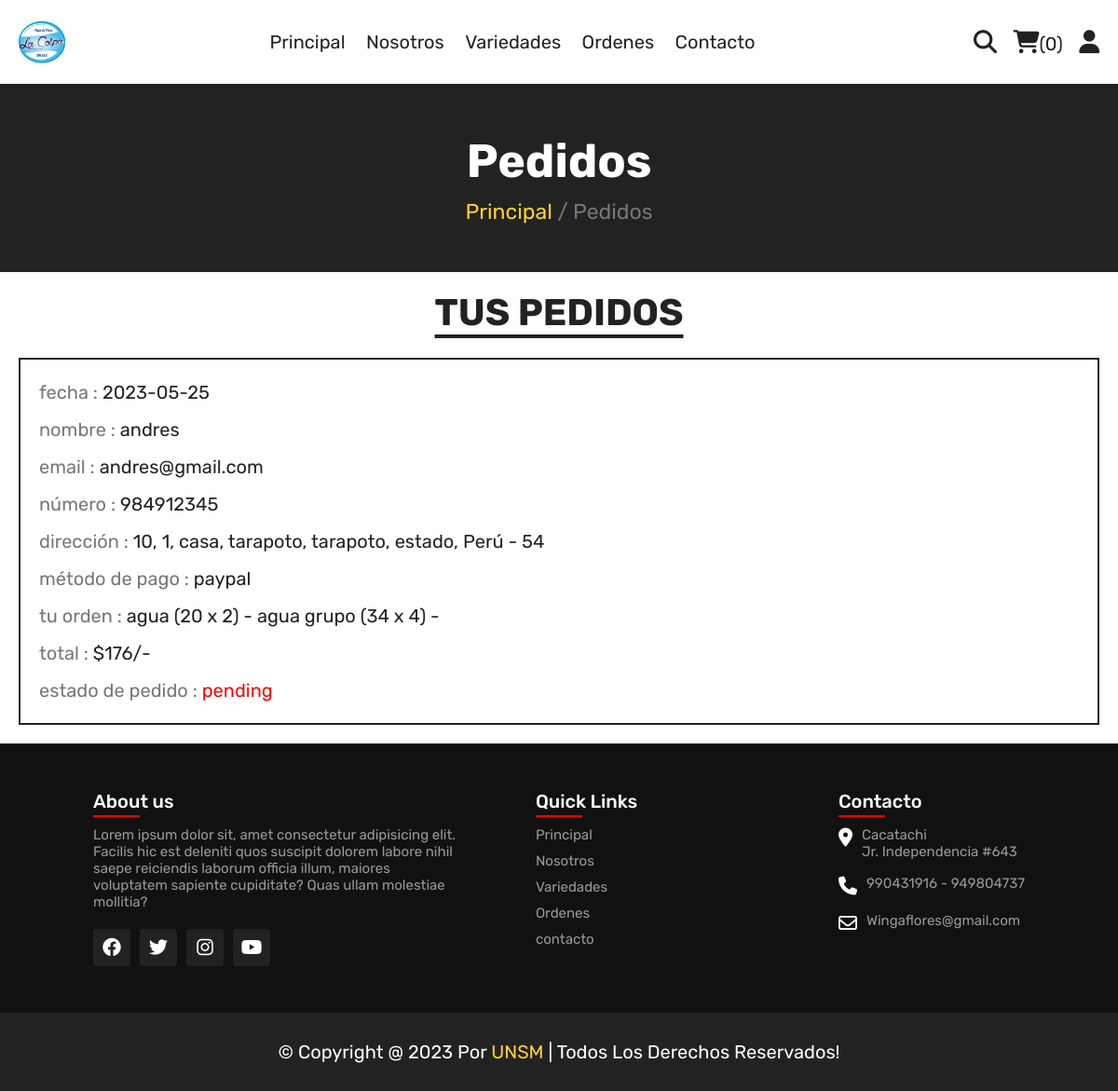
Page /orders.php (signed in) on the committed database.
### tables this page shows
CREATE TABLE `orders` (
  `id` int(100) NOT NULL,
  `user_id` int(100) NOT NULL,
  `name` varchar(20) NOT NULL,
  `number` varchar(10) NOT NULL,
  `email` varchar(50) NOT NULL,
  `method` varchar(50) NOT NULL,
  `address` varchar(500) NOT NULL,
  `total_products` varchar(1000) NOT NULL,
  `total_price` int(100) NOT NULL,
  `placed_on` date NOT NULL DEFAULT current_timestamp(),
  `payment_status` varchar(20) NOT NULL DEFAULT 'pending'
);

### orders.php (the view, shortened to what this page needs)
<?php
include 'components/connect.php';
if (isset($_SESSION['user_id'])) {
  $user_id = $_SESSION['user_id'];
} else {
  $user_id = '';
  header('location:home.php');
};
?>
<!DOCTYPE html>
<html lang="en">
<head>
  <link rel="stylesheet" href="https://cdnjs.cloudflare.com/ajax/libs/font-awesome/6.1.1/css/all.min.css">
  <link rel="stylesheet" href="css/style.css">
</head>
<body>
  <?php include 'components/user_header.php'; ?>
  <div class="heading">
    <h3>Pedidos</h3>
    <p><a href="html.php">Principal</a> <span> / Pedidos</span></p>
  </div>
  <section class="orders">
    <h1 class="title">tus pedidos</h1>
    <div class="box-container">
      <?php
      if ($user_id == '') {
        echo '<p class="empty">porfavor ingrese con el su usuario</p>';
      } else {
        $select_orders = $conn->prepare("SELECT * FROM `orders` WHERE user_id = ?");
        $select_orders->execute([$user_id]);
        if ($select_orders->rowCount() > 0) {
          while ($fetch_orders = $select_orders->fetch(PDO::FETCH_ASSOC)) {
      ?>
            <div class="box">
              <p>fecha : <span><?= $fetch_orders['placed_on']; ?></span></p>
              <p>nombre : <span><?= $fetch_orders['name']; ?></span></p>
              <p>email : <span><?= $fetch_orders['email']; ?></span></p>
              <p>número : <span><?= $fetch_orders['number']; ?></span></p>
              <p>dirección : <span><?= $fetch_orders['address']; ?></span></p>
              <p>método de pago : <span><?= $fetch_orders['method']; ?></span></p>
              <p>tu orden : <span><?= $fetch_orders['total_products']; ?></span></p>
              <p>total : <span>$<?= $fetch_orders['total_price']; ?>/-</span></p>
              <p> estado de pedido : <span style="color:<?php if ($fetch_orders['payment_status'] == 'pending') {
                                                          echo 'red';
                                                        } else {
                                                          echo 'green';
                                                        }; ?>"><?= $fetch_orders['payment_status']; ?></span> </p>
            </div>
      <?php
          }
        } else {
          echo '<p class="empty">no hay ordenes registradas!</p>';
        }
      }
      ?>
    </div>
  </section>
  <?php include 'components/footer.php'; ?>
</body>
</html>

### css/style.css (style rules this page uses)
:root { --yellow:#fed330; --red:#e74c3c; --white:#fff; --black:#222; --light-color:#777; --border:.2rem solid var(--black); }
* { font-family: 'Rubik', sans-serif; margin:0; padding:0; box-sizing: border-box; outline: none; border: none; text-decoration: none; }
html { font-size: 62.5%; overflow-x: hidden; scroll-behavior: smooth; stop-opacity: 7rem; }
section { margin:0 auto; max-width: 1200px; padding:2rem; }
.title { text-align: center; margin-bottom: 2.5rem; font-size: 4rem; color:var(--black); text-transform: uppercase; text-decoration: underline; text-underline-offset: 1rem; }
.heading { display: flex; align-items: center; justify-content: center; gap:1rem; flex-flow: column; background-color: var(--black); min-height: 20rem; }
.heading h3 { font-size: 5rem; color:var(--white); text-transform: capitalize; }
.heading p { font-size: 2.3rem; color:var(--light-color); }
.heading p a { color:var(--yellow); }
.orders .box-container { display: flex; flex-wrap: wrap; gap:1.5rem; align-items: flex-start; }
.orders .box-container .box { padding:1rem 2rem; border:var(--border); flex:1 1 40rem; }
.orders .box-container .box p { line-height: 1.5; margin:1rem 0; font-size: 2rem; color:var(--light-color); }
.orders .box-container .box p span { color:var(--black); }

### rows in the picture
orders: placed_on "2023-05-25", name "andres", email "andres@gmail.com", number "984912345", address "10, 1, casa, tarapoto, tarapoto, estado, Perú - 54", method "paypal", total_products "agua (20 x 2) - agua grupo (34 x 4) -", total_price "176", payment_status "pending"

### other values in the picture
$total_cart_items "0"
